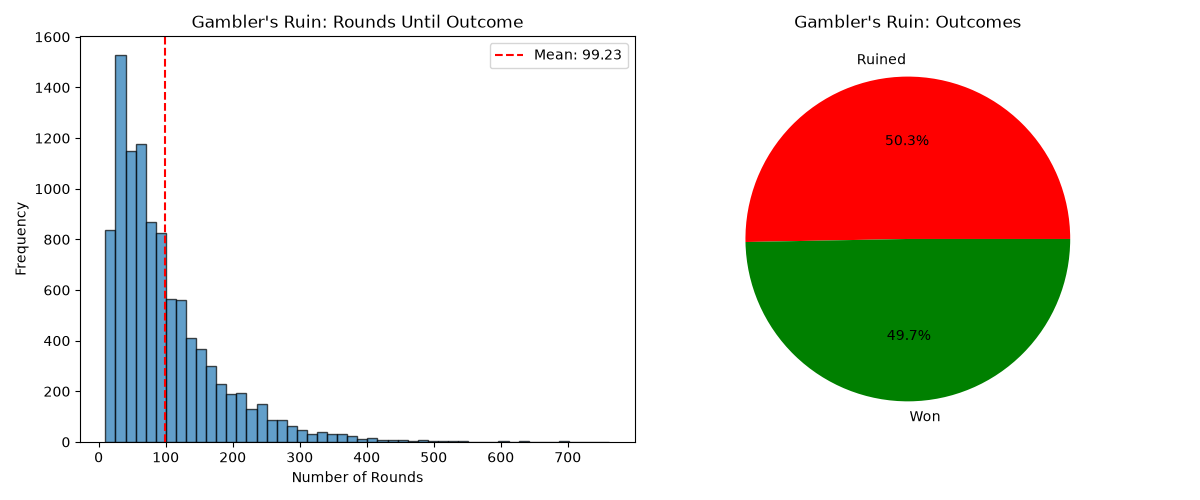

Here is the Python script that generated this plot:
import numpy as np
import matplotlib.pyplot as plt

rounds_to_ruin = []
outcomes = []  # 0 for ruined, 1 for won

for i in range(10000):
    balance = 10
    count = 0
    while balance > 0 and balance < 20:
        count += 1
        balance += np.random.choice([-1, 1])
    
    rounds_to_ruin.append(count)
    outcomes.append(1 if balance == 20 else 0)

# Calculate statistics
win_rate = np.sum(outcomes) / len(outcomes)
avg_rounds = np.mean(rounds_to_ruin)

print(f"Win Rate (reached $20): {win_rate:.4f}")
print(f"Average Rounds to Outcome: {avg_rounds:.2f}")

# Plot results
fig, axes = plt.subplots(1, 2, figsize=(12, 5))

# Histogram of rounds
axes[0].hist(rounds_to_ruin, bins=50, edgecolor='black', alpha=0.7)
axes[0].set_xlabel('Number of Rounds')
axes[0].set_ylabel('Frequency')
axes[0].set_title("Gambler's Ruin: Rounds Until Outcome")
axes[0].axvline(x=avg_rounds, color='red', linestyle='--', label=f'Mean: {avg_rounds:.2f}')
axes[0].legend()

# Win/Loss pie chart
axes[1].pie([1-win_rate, win_rate], labels=['Ruined', 'Won'], autopct='%1.1f%%', colors=['red', 'green'])
axes[1].set_title(f"Gambler's Ruin: Outcomes")

plt.tight_layout()
plt.savefig('stage2_gamblers_ruin.png')
plt.show()
